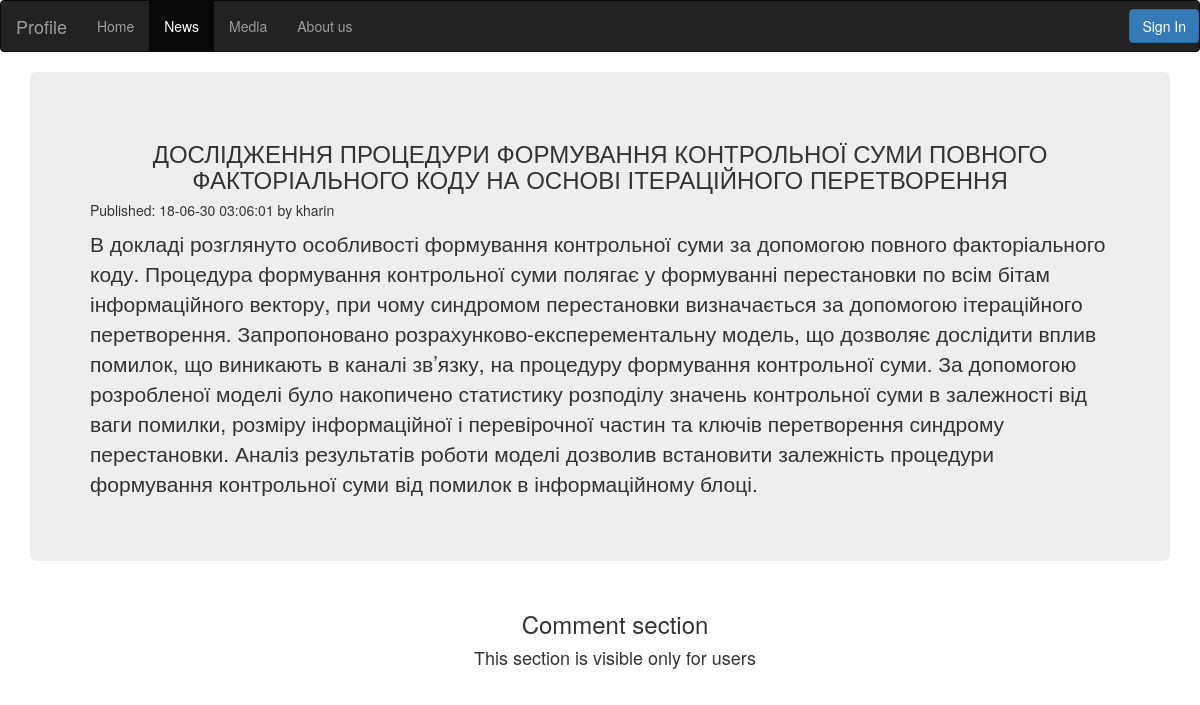
The page /news/2 on the database its author committed.
### News/models.py (models this page shows)
class Article(models.Model):
    Title = models.CharField(max_length=150)
    Content = models.TextField()
    Date = models.DateTimeField()
    Author = models.ForeignKey(User, on_delete=models.CASCADE)

### News/views.py (the view)
# urls.py: path('<pk>', views.ArticleDetailView.as_view(), name='post_detail'),
class ArticleDetailView(TemplateView):
    template_name = 'News/post.html'
    def get_context_data(self, **kwargs):
        article  = get_object_or_404(Article, pk=kwargs['pk'])
        context  = super().get_context_data(**kwargs)
        context['article'] = article
        if self.request.user.is_authenticated:
            comments = Comment.objects.filter(article_id=article)
            context['comments'] = comments
        return context

### News/templates/News/post.html (shortened to what this page needs)
{% extends "HomePage/wrapper.html" %}
{% block content %}
<div class="container">
    <div class="jumbotron">
        <h3 class="test-info" align="center">{{article.Title}}</h3>
        <h5 class="test-info">Published: {{article.Date|date:"y-m-d h:m:s"}} by {{article.Author}}</h5>
        {{article.Content|safe|linebreaks}}
    </div>
    <div class="container">
        <h3 class="test-info" align="center">Comment section</h3>
        {% if user.is_authenticated %}
          {% if comments %}
            {% for comment in comments %}
            <div class="jumbotron">
              {{comment.Content|safe|linebreaks}}
              <h6 class="test-info" align="right">Published:{{comment.Date|date:"y-m-d h:m:s"}} by {{comment.Author}}</h6>
              <h5 align="right">
                <a href="{% url 'edit_comment' pk=comment.pk %}">
                    <span class="glyphicon glyphicon-edit"></span>
                </a>
                <a href="{% url 'delete_comment' pk=comment.pk %}">
                    <span class="glyphicon glyphicon-remove"></span>
                </a>
              </h5>
            </div>
            {% endfor %}
          {% else %}
            <h4 align="center" class="test-info">There is no comments for this article yet...</h4>
          {% endif %}
        {% else %}
            <h4 align="center" class="test-info">This section is visible only for users</h4>
        {% endif %}
    </div>
</div>
{% endblock %}

### rows shown on the page
Article: Title "ДОСЛІДЖЕННЯ ПРОЦЕДУРИ ФОРМУВАННЯ КОНТРОЛЬНОЇ СУМИ ПОВНОГО ФАКТОРІАЛЬНОГО КОДУ НА ОСНОВІ ІТЕРАЦІЙНОГО ПЕРЕТВОРЕННЯ", Date "18-06-30 03:06:01", Author "kharin", Content "В докладі розглянуто особливості формування контрольної суми за допомогою повного факторіального коду. Процедура формування контрольної суми полягає у формуванні перестановки по всім бітам інформаційного вектору, при чому синдромом перестановки визначається за допомогою ітераційного перетворення. Запропоновано розрахунково-експерементальну модель, що дозволяє дослідити вплив помилок, що виникають в каналі зв’язку, на процедуру формування контрольної суми. За допомогою розробленої моделі було накопичено статистику розподілу значень контрольної суми в залежності від ваги помилки, розміру інформаційної і перевірочної частин та ключів перетворення синдрому перестановки. Аналіз результатів…"
